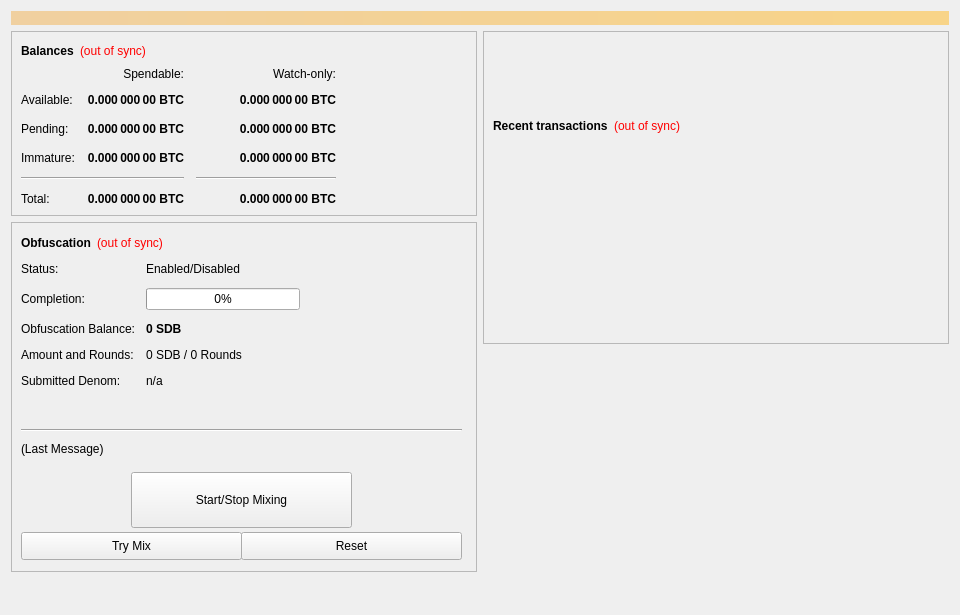
<?xml version="1.0" encoding="UTF-8"?>
<ui version="4.0">
 <class>OverviewPage</class>
 <widget class="QWidget" name="OverviewPage">
  <property name="geometry">
   <rect>
    <x>0</x>
    <y>0</y>
    <width>960</width>
    <height>615</height>
   </rect>
  </property>
  <property name="minimumSize">
   <size>
    <width>960</width>
    <height>0</height>
   </size>
  </property>
  <property name="windowTitle">
   <string>Form</string>
  </property>
  <layout class="QVBoxLayout" name="topLayout">
   <item>
    <widget class="QLabel" name="labelAlerts">
     <property name="visible">
      <bool>false</bool>
     </property>
     <property name="styleSheet">
      <string notr="true">background-color: qlineargradient(x1: 0, y1: 0, x2: 1, y2: 0, stop:0 #F0D0A0, stop:1 #F8D488); color:#000000;</string>
     </property>
     <property name="wordWrap">
      <bool>true</bool>
     </property>
     <property name="margin">
      <number>3</number>
     </property>
    </widget>
   </item>
   <item>
    <layout class="QHBoxLayout" name="horizontalLayout" stretch="1,1">
     <item>
      <layout class="QVBoxLayout" name="verticalLayout_2">
       <item>
        <widget class="QFrame" name="frame">
         <property name="frameShape">
          <enum>QFrame::StyledPanel</enum>
         </property>
         <property name="frameShadow">
          <enum>QFrame::Raised</enum>
         </property>
         <layout class="QVBoxLayout" name="verticalLayout_4">
          <item>
           <layout class="QHBoxLayout" name="horizontalLayout_4">
            <item>
             <widget class="QLabel" name="label_5">
              <property name="font">
               <font>
                <weight>75</weight>
                <bold>true</bold>
               </font>
              </property>
              <property name="text">
               <string>Balances</string>
              </property>
             </widget>
            </item>
            <item>
             <widget class="QLabel" name="labelWalletStatus">
              <property name="cursor">
               <cursorShape>WhatsThisCursor</cursorShape>
              </property>
              <property name="toolTip">
               <string>The displayed information may be out of date. Your wallet automatically synchronizes with the SeedBlockChain network after a connection is established, but this process has not completed yet.</string>
              </property>
              <property name="styleSheet">
               <string notr="true">QLabel { color: red; }</string>
              </property>
              <property name="text">
               <string notr="true">(out of sync)</string>
              </property>
              <property name="alignment">
               <set>Qt::AlignLeading|Qt::AlignLeft|Qt::AlignVCenter</set>
              </property>
             </widget>
            </item>
            <item>
             <spacer name="horizontalSpacer_3">
              <property name="orientation">
               <enum>Qt::Horizontal</enum>
              </property>
              <property name="sizeHint" stdset="0">
               <size>
                <width>40</width>
                <height>20</height>
               </size>
              </property>
             </spacer>
            </item>
           </layout>
          </item>
          <item>
           <layout class="QGridLayout" name="gridLayout">
            <property name="spacing">
             <number>12</number>
            </property>
            <item row="2" column="2">
             <widget class="QLabel" name="labelWatchPending">
              <property name="font">
               <font>
                <weight>75</weight>
                <bold>true</bold>
               </font>
              </property>
              <property name="cursor">
               <cursorShape>IBeamCursor</cursorShape>
              </property>
              <property name="toolTip">
               <string>Unconfirmed transactions to watch-only addresses</string>
              </property>
              <property name="text">
               <string notr="true">0.000 000 00 BTC</string>
              </property>
              <property name="alignment">
               <set>Qt::AlignRight|Qt::AlignTrailing|Qt::AlignVCenter</set>
              </property>
              <property name="textInteractionFlags">
               <set>Qt::LinksAccessibleByMouse|Qt::TextSelectableByKeyboard|Qt::TextSelectableByMouse</set>
              </property>
             </widget>
            </item>
            <item row="2" column="1">
             <widget class="QLabel" name="labelUnconfirmed">
              <property name="font">
               <font>
                <weight>75</weight>
                <bold>true</bold>
               </font>
              </property>
              <property name="cursor">
               <cursorShape>IBeamCursor</cursorShape>
              </property>
              <property name="toolTip">
               <string>Total of transactions that have yet to be confirmed, and do not yet count toward the spendable balance</string>
              </property>
              <property name="text">
               <string notr="true">0.000 000 00 BTC</string>
              </property>
              <property name="alignment">
               <set>Qt::AlignRight|Qt::AlignTrailing|Qt::AlignVCenter</set>
              </property>
              <property name="textInteractionFlags">
               <set>Qt::LinksAccessibleByMouse|Qt::TextSelectableByKeyboard|Qt::TextSelectableByMouse</set>
              </property>
             </widget>
            </item>
            <item row="3" column="2">
             <widget class="QLabel" name="labelWatchImmature">
              <property name="font">
               <font>
                <weight>75</weight>
                <bold>true</bold>
               </font>
              </property>
              <property name="cursor">
               <cursorShape>IBeamCursor</cursorShape>
              </property>
              <property name="toolTip">
               <string>Staked or masternode rewards in watch-only addresses that has not yet matured</string>
              </property>
              <property name="text">
               <string notr="true">0.000 000 00 BTC</string>
              </property>
              <property name="alignment">
               <set>Qt::AlignRight|Qt::AlignTrailing|Qt::AlignVCenter</set>
              </property>
              <property name="textInteractionFlags">
               <set>Qt::LinksAccessibleByMouse|Qt::TextSelectableByKeyboard|Qt::TextSelectableByMouse</set>
              </property>
             </widget>
            </item>
            <item row="4" column="0" colspan="2">
             <widget class="Line" name="lineSpendableBalance">
              <property name="orientation">
               <enum>Qt::Horizontal</enum>
              </property>
             </widget>
            </item>
            <item row="4" column="2">
             <widget class="Line" name="lineWatchBalance">
              <property name="sizePolicy">
               <sizepolicy hsizetype="Preferred" vsizetype="Fixed">
                <horstretch>0</horstretch>
                <verstretch>0</verstretch>
               </sizepolicy>
              </property>
              <property name="minimumSize">
               <size>
                <width>140</width>
                <height>0</height>
               </size>
              </property>
              <property name="orientation">
               <enum>Qt::Horizontal</enum>
              </property>
             </widget>
            </item>
            <item row="5" column="0">
             <widget class="QLabel" name="labelTotalText">
              <property name="text">
               <string>Total:</string>
              </property>
             </widget>
            </item>
            <item row="3" column="1">
             <widget class="QLabel" name="labelImmature">
              <property name="font">
               <font>
                <weight>75</weight>
                <bold>true</bold>
               </font>
              </property>
              <property name="cursor">
               <cursorShape>IBeamCursor</cursorShape>
              </property>
              <property name="toolTip">
               <string>Staked or masternode rewards that has not yet matured</string>
              </property>
              <property name="text">
               <string notr="true">0.000 000 00 BTC</string>
              </property>
              <property name="alignment">
               <set>Qt::AlignRight|Qt::AlignTrailing|Qt::AlignVCenter</set>
              </property>
              <property name="textInteractionFlags">
               <set>Qt::LinksAccessibleByMouse|Qt::TextSelectableByKeyboard|Qt::TextSelectableByMouse</set>
              </property>
             </widget>
            </item>
            <item row="2" column="3">
             <spacer name="horizontalSpacer_2">
              <property name="orientation">
               <enum>Qt::Horizontal</enum>
              </property>
              <property name="sizeHint" stdset="0">
               <size>
                <width>40</width>
                <height>20</height>
               </size>
              </property>
             </spacer>
            </item>
            <item row="3" column="0">
             <widget class="QLabel" name="labelImmatureText">
              <property name="text">
               <string>Immature:</string>
              </property>
             </widget>
            </item>
            <item row="5" column="1">
             <widget class="QLabel" name="labelTotal">
              <property name="font">
               <font>
                <weight>75</weight>
                <bold>true</bold>
               </font>
              </property>
              <property name="cursor">
               <cursorShape>IBeamCursor</cursorShape>
              </property>
              <property name="toolTip">
               <string>Your current total balance</string>
              </property>
              <property name="text">
               <string notr="true">0.000 000 00 BTC</string>
              </property>
              <property name="alignment">
               <set>Qt::AlignRight|Qt::AlignTrailing|Qt::AlignVCenter</set>
              </property>
              <property name="textInteractionFlags">
               <set>Qt::LinksAccessibleByMouse|Qt::TextSelectableByKeyboard|Qt::TextSelectableByMouse</set>
              </property>
             </widget>
            </item>
            <item row="5" column="2">
             <widget class="QLabel" name="labelWatchTotal">
              <property name="font">
               <font>
                <weight>75</weight>
                <bold>true</bold>
               </font>
              </property>
              <property name="cursor">
               <cursorShape>IBeamCursor</cursorShape>
              </property>
              <property name="toolTip">
               <string>Current total balance in watch-only addresses</string>
              </property>
              <property name="text">
               <string notr="true">0.000 000 00 BTC</string>
              </property>
              <property name="alignment">
               <set>Qt::AlignRight|Qt::AlignTrailing|Qt::AlignVCenter</set>
              </property>
              <property name="textInteractionFlags">
               <set>Qt::LinksAccessibleByMouse|Qt::TextSelectableByKeyboard|Qt::TextSelectableByMouse</set>
              </property>
             </widget>
            </item>
            <item row="0" column="2">
             <widget class="QLabel" name="labelWatchonly">
              <property name="text">
               <string>Watch-only:</string>
              </property>
              <property name="alignment">
               <set>Qt::AlignRight|Qt::AlignTrailing|Qt::AlignVCenter</set>
              </property>
             </widget>
            </item>
            <item row="1" column="0">
             <widget class="QLabel" name="labelBalanceText">
              <property name="text">
               <string>Available:</string>
              </property>
             </widget>
            </item>
            <item row="1" column="1">
             <widget class="QLabel" name="labelBalance">
              <property name="font">
               <font>
                <weight>75</weight>
                <bold>true</bold>
               </font>
              </property>
              <property name="cursor">
               <cursorShape>IBeamCursor</cursorShape>
              </property>
              <property name="toolTip">
               <string>Your current spendable balance</string>
              </property>
              <property name="text">
               <string notr="true">0.000 000 00 BTC</string>
              </property>
              <property name="alignment">
               <set>Qt::AlignRight|Qt::AlignTrailing|Qt::AlignVCenter</set>
              </property>
              <property name="textInteractionFlags">
               <set>Qt::LinksAccessibleByMouse|Qt::TextSelectableByKeyboard|Qt::TextSelectableByMouse</set>
              </property>
             </widget>
            </item>
            <item row="1" column="2">
             <widget class="QLabel" name="labelWatchAvailable">
              <property name="font">
               <font>
                <weight>75</weight>
                <bold>true</bold>
               </font>
              </property>
              <property name="cursor">
               <cursorShape>IBeamCursor</cursorShape>
              </property>
              <property name="toolTip">
               <string>Your current balance in watch-only addresses</string>
              </property>
              <property name="text">
               <string notr="true">0.000 000 00 BTC</string>
              </property>
              <property name="alignment">
               <set>Qt::AlignRight|Qt::AlignTrailing|Qt::AlignVCenter</set>
              </property>
              <property name="textInteractionFlags">
               <set>Qt::LinksAccessibleByMouse|Qt::TextSelectableByKeyboard|Qt::TextSelectableByMouse</set>
              </property>
             </widget>
            </item>
            <item row="2" column="0">
             <widget class="QLabel" name="labelPendingText">
              <property name="text">
               <string>Pending:</string>
              </property>
             </widget>
            </item>
            <item row="0" column="1">
             <widget class="QLabel" name="labelSpendable">
              <property name="text">
               <string>Spendable:</string>
              </property>
              <property name="alignment">
               <set>Qt::AlignRight|Qt::AlignTrailing|Qt::AlignVCenter</set>
              </property>
             </widget>
            </item>
           </layout>
          </item>
         </layout>
        </widget>
       </item>
       <item>
        <widget class="QFrame" name="frameObfuscation">
         <property name="minimumSize">
          <size>
           <width>0</width>
           <height>350</height>
          </size>
         </property>
         <property name="layoutDirection">
          <enum>Qt::LeftToRight</enum>
         </property>
         <property name="frameShape">
          <enum>QFrame::StyledPanel</enum>
         </property>
         <property name="frameShadow">
          <enum>QFrame::Raised</enum>
         </property>
         <widget class="QWidget" name="formLayoutWidget">
          <property name="geometry">
           <rect>
            <x>10</x>
            <y>40</y>
            <width>451</width>
            <height>161</height>
           </rect>
          </property>
          <layout class="QFormLayout" name="formLayout">
           <property name="fieldGrowthPolicy">
            <enum>QFormLayout::AllNonFixedFieldsGrow</enum>
           </property>
           <property name="horizontalSpacing">
            <number>11</number>
           </property>
           <property name="verticalSpacing">
            <number>12</number>
           </property>
           <item row="0" column="0">
            <widget class="QLabel" name="label_6">
             <property name="text">
              <string>Status:</string>
             </property>
            </widget>
           </item>
           <item row="1" column="0">
            <widget class="QLabel" name="label_7">
             <property name="text">
              <string>Completion:</string>
             </property>
            </widget>
           </item>
           <item row="1" column="1">
            <widget class="QProgressBar" name="obfuscationProgress">
             <property name="maximumSize">
              <size>
               <width>154</width>
               <height>16777215</height>
              </size>
             </property>
             <property name="value">
              <number>0</number>
             </property>
            </widget>
           </item>
           <item row="2" column="0">
            <widget class="QLabel" name="labelAnonymizedText">
             <property name="text">
              <string>Obfuscation Balance:</string>
             </property>
            </widget>
           </item>
           <item row="2" column="1">
            <widget class="QLabel" name="labelAnonymized">
             <property name="font">
              <font>
               <weight>75</weight>
               <bold>true</bold>
              </font>
             </property>
             <property name="text">
              <string notr="true">0 SDB</string>
             </property>
            </widget>
           </item>
           <item row="3" column="0">
            <widget class="QLabel" name="label_8">
             <property name="text">
              <string>Amount and Rounds:</string>
             </property>
            </widget>
           </item>
           <item row="3" column="1">
            <widget class="QLabel" name="labelAmountRounds">
             <property name="text">
              <string>0 SDB / 0 Rounds</string>
             </property>
            </widget>
           </item>
           <item row="4" column="0">
            <widget class="QLabel" name="label_9">
             <property name="text">
              <string>Submitted Denom:</string>
             </property>
            </widget>
           </item>
           <item row="4" column="1">
            <widget class="QLabel" name="labelSubmittedDenom">
             <property name="toolTip">
              <string>The denominations you submitted to the Masternode.&lt;br&gt;To mix, other users must submit the exact same denominations.</string>
             </property>
             <property name="text">
              <string>n/a</string>
             </property>
            </widget>
           </item>
           <item row="0" column="1">
            <widget class="QLabel" name="obfuscationEnabled">
             <property name="text">
              <string>Enabled/Disabled</string>
             </property>
            </widget>
           </item>
          </layout>
         </widget>
         <widget class="QPushButton" name="runAutoDenom">
          <property name="geometry">
           <rect>
            <x>251</x>
            <y>17</y>
            <width>1</width>
            <height>1</height>
           </rect>
          </property>
          <property name="palette">
           <palette>
            <active>
             <colorrole role="WindowText">
              <brush brushstyle="SolidPattern">
               <color alpha="255">
                <red>0</red>
                <green>0</green>
                <blue>0</blue>
               </color>
              </brush>
             </colorrole>
             <colorrole role="Button">
              <brush brushstyle="SolidPattern">
               <color alpha="255">
                <red>239</red>
                <green>238</green>
                <blue>238</blue>
               </color>
              </brush>
             </colorrole>
             <colorrole role="Light">
              <brush brushstyle="SolidPattern">
               <color alpha="255">
                <red>255</red>
                <green>255</green>
                <blue>255</blue>
               </color>
              </brush>
             </colorrole>
             <colorrole role="Midlight">
              <brush brushstyle="SolidPattern">
               <color alpha="255">
                <red>247</red>
                <green>246</green>
                <blue>246</blue>
               </color>
              </brush>
             </colorrole>
             <colorrole role="Dark">
              <brush brushstyle="SolidPattern">
               <color alpha="255">
                <red>119</red>
                <green>119</green>
                <blue>119</blue>
               </color>
              </brush>
             </colorrole>
             <colorrole role="Mid">
              <brush brushstyle="SolidPattern">
               <color alpha="255">
                <red>159</red>
                <green>159</green>
                <blue>159</blue>
               </color>
              </brush>
             </colorrole>
             <colorrole role="Text">
              <brush brushstyle="SolidPattern">
               <color alpha="255">
                <red>0</red>
                <green>0</green>
                <blue>0</blue>
               </color>
              </brush>
             </colorrole>
             <colorrole role="BrightText">
              <brush brushstyle="SolidPattern">
               <color alpha="255">
                <red>255</red>
                <green>255</green>
                <blue>255</blue>
               </color>
              </brush>
             </colorrole>
             <colorrole role="ButtonText">
              <brush brushstyle="SolidPattern">
               <color alpha="255">
                <red>0</red>
                <green>0</green>
                <blue>0</blue>
               </color>
              </brush>
             </colorrole>
             <colorrole role="Base">
              <brush brushstyle="SolidPattern">
               <color alpha="255">
                <red>255</red>
                <green>255</green>
                <blue>255</blue>
               </color>
              </brush>
             </colorrole>
             <colorrole role="Window">
              <brush brushstyle="SolidPattern">
               <color alpha="255">
                <red>239</red>
                <green>238</green>
                <blue>238</blue>
               </color>
              </brush>
             </colorrole>
             <colorrole role="Shadow">
              <brush brushstyle="SolidPattern">
               <color alpha="255">
                <red>0</red>
                <green>0</green>
                <blue>0</blue>
               </color>
              </brush>
             </colorrole>
             <colorrole role="AlternateBase">
              <brush brushstyle="SolidPattern">
               <color alpha="255">
                <red>247</red>
                <green>246</green>
                <blue>246</blue>
               </color>
              </brush>
             </colorrole>
             <colorrole role="ToolTipBase">
              <brush brushstyle="SolidPattern">
               <color alpha="255">
                <red>255</red>
                <green>255</green>
                <blue>220</blue>
               </color>
              </brush>
             </colorrole>
             <colorrole role="ToolTipText">
              <brush brushstyle="SolidPattern">
               <color alpha="255">
                <red>0</red>
                <green>0</green>
                <blue>0</blue>
               </color>
              </brush>
             </colorrole>
            </active>
            <inactive>
             <colorrole role="WindowText">
              <brush brushstyle="SolidPattern">
               <color alpha="255">
                <red>0</red>
                <green>0</green>
                <blue>0</blue>
               </color>
              </brush>
             </colorrole>
             <colorrole role="Button">
              <brush brushstyle="SolidPattern">
               <color alpha="255">
                <red>239</red>
                <green>238</green>
                <blue>238</blue>
               </color>
              </brush>
             </colorrole>
             <colorrole role="Light">
              <brush brushstyle="SolidPattern">
               <color alpha="255">
                <red>255</red>
                <green>255</green>
                <blue>255</blue>
               </color>
              </brush>
             </colorrole>
             <colorrole role="Midlight">
              <brush brushstyle="SolidPattern">
               <color alpha="255">
                <red>247</red>
                <green>246</green>
                <blue>246</blue>
               </color>
              </brush>
             </colorrole>
             <colorrole role="Dark">
              <brush brushstyle="SolidPattern">
               <color alpha="255">
                <red>119</red>
                <green>119</green>
                <blue>119</blue>
               </color>
              </brush>
             </colorrole>
             <colorrole role="Mid">
              <brush brushstyle="SolidPattern">
               <color alpha="255">
                <red>159</red>
                <green>159</green>
                <blue>159</blue>
               </color>
              </brush>
             </colorrole>
             <colorrole role="Text">
              <brush brushstyle="SolidPattern">
               <color alpha="255">
                <red>0</red>
                <green>0</green>
                <blue>0</blue>
               </color>
              </brush>
             </colorrole>
             <colorrole role="BrightText">
              <brush brushstyle="SolidPattern">
               <color alpha="255">
                <red>255</red>
                <green>255</green>
                <blue>255</blue>
               </color>
              </brush>
             </colorrole>
             <colorrole role="ButtonText">
              <brush brushstyle="SolidPattern">
               <color alpha="255">
                <red>0</red>
                <green>0</green>
                <blue>0</blue>
               </color>
              </brush>
             </colorrole>
             <colorrole role="Base">
              <brush brushstyle="SolidPattern">
               <color alpha="255">
                <red>255</red>
                <green>255</green>
                <blue>255</blue>
               </color>
              </brush>
             </colorrole>
             <colorrole role="Window">
              <brush brushstyle="SolidPattern">
               <color alpha="255">
                <red>239</red>
                <green>238</green>
                <blue>238</blue>
               </color>
              </brush>
             </colorrole>
             <colorrole role="Shadow">
              <brush brushstyle="SolidPattern">
               <color alpha="255">
                <red>0</red>
                <green>0</green>
                <blue>0</blue>
               </color>
              </brush>
             </colorrole>
             <colorrole role="AlternateBase">
              <brush brushstyle="SolidPattern">
               <color alpha="255">
                <red>247</red>
                <green>246</green>
                <blue>246</blue>
               </color>
              </brush>
             </colorrole>
             <colorrole role="ToolTipBase">
              <brush brushstyle="SolidPattern">
               <color alpha="255">
                <red>255</red>
                <green>255</green>
                <blue>220</blue>
               </color>
              </brush>
             </colorrole>
             <colorrole role="ToolTipText">
              <brush brushstyle="SolidPattern">
               <color alpha="255">
                <red>0</red>
                <green>0</green>
                <blue>0</blue>
               </color>
              </brush>
             </colorrole>
            </inactive>
            <disabled>
             <colorrole role="WindowText">
              <brush brushstyle="SolidPattern">
               <color alpha="255">
                <red>119</red>
                <green>119</green>
                <blue>119</blue>
               </color>
              </brush>
             </colorrole>
             <colorrole role="Button">
              <brush brushstyle="SolidPattern">
               <color alpha="255">
                <red>239</red>
                <green>238</green>
                <blue>238</blue>
               </color>
              </brush>
             </colorrole>
             <colorrole role="Light">
              <brush brushstyle="SolidPattern">
               <color alpha="255">
                <red>255</red>
                <green>255</green>
                <blue>255</blue>
               </color>
              </brush>
             </colorrole>
             <colorrole role="Midlight">
              <brush brushstyle="SolidPattern">
               <color alpha="255">
                <red>247</red>
                <green>246</green>
                <blue>246</blue>
               </color>
              </brush>
             </colorrole>
             <colorrole role="Dark">
              <brush brushstyle="SolidPattern">
               <color alpha="255">
                <red>119</red>
                <green>119</green>
                <blue>119</blue>
               </color>
              </brush>
             </colorrole>
             <colorrole role="Mid">
              <brush brushstyle="SolidPattern">
               <color alpha="255">
                <red>159</red>
                <green>159</green>
                <blue>159</blue>
               </color>
              </brush>
             </colorrole>
             <colorrole role="Text">
              <brush brushstyle="SolidPattern">
               <color alpha="255">
                <red>119</red>
                <green>119</green>
                <blue>119</blue>
               </color>
              </brush>
             </colorrole>
             <colorrole role="BrightText">
              <brush brushstyle="SolidPattern">
               <color alpha="255">
                <red>255</red>
                <green>255</green>
                <blue>255</blue>
               </color>
              </brush>
             </colorrole>
             <colorrole role="ButtonText">
              <brush brushstyle="SolidPattern">
               <color alpha="255">
                <red>119</red>
                <green>119</green>
                <blue>119</blue>
               </color>
              </brush>
             </colorrole>
             <colorrole role="Base">
              <brush brushstyle="SolidPattern">
               <color alpha="255">
                <red>239</red>
                <green>238</green>
                <blue>238</blue>
               </color>
              </brush>
             </colorrole>
             <colorrole role="Window">
              <brush brushstyle="SolidPattern">
               <color alpha="255">
                <red>239</red>
                <green>238</green>
                <blue>238</blue>
               </color>
              </brush>
             </colorrole>
             <colorrole role="Shadow">
              <brush brushstyle="SolidPattern">
               <color alpha="255">
                <red>0</red>
                <green>0</green>
                <blue>0</blue>
               </color>
              </brush>
             </colorrole>
             <colorrole role="AlternateBase">
              <brush brushstyle="SolidPattern">
               <color alpha="255">
                <red>239</red>
                <green>238</green>
                <blue>238</blue>
               </color>
              </brush>
             </colorrole>
             <colorrole role="ToolTipBase">
              <brush brushstyle="SolidPattern">
               <color alpha="255">
                <red>255</red>
                <green>255</green>
                <blue>220</blue>
               </color>
              </brush>
             </colorrole>
             <colorrole role="ToolTipText">
              <brush brushstyle="SolidPattern">
               <color alpha="255">
                <red>0</red>
                <green>0</green>
                <blue>0</blue>
               </color>
              </brush>
             </colorrole>
            </disabled>
           </palette>
          </property>
          <property name="focusPolicy">
           <enum>Qt::NoFocus</enum>
          </property>
          <property name="autoFillBackground">
           <bool>true</bool>
          </property>
          <property name="text">
           <string/>
          </property>
          <property name="flat">
           <bool>true</bool>
          </property>
         </widget>
         <widget class="QPushButton" name="toggleObfuscation">
          <property name="geometry">
           <rect>
            <x>120</x>
            <y>250</y>
            <width>221</width>
            <height>56</height>
           </rect>
          </property>
          <property name="sizePolicy">
           <sizepolicy hsizetype="MinimumExpanding" vsizetype="Fixed">
            <horstretch>0</horstretch>
            <verstretch>0</verstretch>
           </sizepolicy>
          </property>
          <property name="text">
           <string>Start/Stop Mixing</string>
          </property>
         </widget>
         <widget class="Line" name="lineLastMessage">
          <property name="geometry">
           <rect>
            <x>10</x>
            <y>200</y>
            <width>441</width>
            <height>16</height>
           </rect>
          </property>
          <property name="orientation">
           <enum>Qt::Horizontal</enum>
          </property>
         </widget>
         <widget class="QLabel" name="obfuscationStatus">
          <property name="geometry">
           <rect>
            <x>10</x>
            <y>220</y>
            <width>451</width>
            <height>61</height>
           </rect>
          </property>
          <property name="minimumSize">
           <size>
            <width>288</width>
            <height>43</height>
           </size>
          </property>
          <property name="text">
           <string>(Last Message)</string>
          </property>
          <property name="alignment">
           <set>Qt::AlignLeading|Qt::AlignLeft|Qt::AlignTop</set>
          </property>
          <property name="wordWrap">
           <bool>true</bool>
          </property>
         </widget>
         <widget class="QPushButton" name="obfuscationAuto">
          <property name="geometry">
           <rect>
            <x>10</x>
            <y>310</y>
            <width>221</width>
            <height>28</height>
           </rect>
          </property>
          <property name="sizePolicy">
           <sizepolicy hsizetype="MinimumExpanding" vsizetype="Fixed">
            <horstretch>0</horstretch>
            <verstretch>0</verstretch>
           </sizepolicy>
          </property>
          <property name="toolTip">
           <string>Try to manually submit a Obfuscation request.</string>
          </property>
          <property name="text">
           <string>Try Mix</string>
          </property>
         </widget>
         <widget class="QPushButton" name="obfuscationReset">
          <property name="geometry">
           <rect>
            <x>230</x>
            <y>310</y>
            <width>221</width>
            <height>28</height>
           </rect>
          </property>
          <property name="sizePolicy">
           <sizepolicy hsizetype="MinimumExpanding" vsizetype="Fixed">
            <horstretch>0</horstretch>
            <verstretch>0</verstretch>
           </sizepolicy>
          </property>
          <property name="toolTip">
           <string>Reset the current status of Obfuscation (can interrupt Obfuscation if it's in the process of Mixing, which can cost you money!)</string>
          </property>
          <property name="autoFillBackground">
           <bool>false</bool>
          </property>
          <property name="text">
           <string>Reset</string>
          </property>
         </widget>
         <widget class="QWidget" name="layoutWidget">
          <property name="geometry">
           <rect>
            <x>10</x>
            <y>10</y>
            <width>431</width>
            <height>22</height>
           </rect>
          </property>
          <layout class="QHBoxLayout" name="horizontalLayout_5">
           <item>
            <widget class="QLabel" name="label_2">
             <property name="font">
              <font>
               <weight>75</weight>
               <bold>true</bold>
              </font>
             </property>
             <property name="text">
              <string>Obfuscation</string>
             </property>
            </widget>
           </item>
           <item>
            <widget class="QLabel" name="labelObfuscationSyncStatus">
             <property name="toolTip">
              <string>The displayed information may be out of date. Your wallet automatically synchronizes with the SeedBlockChain network after a connection is established, but this process has not completed yet.</string>
             </property>
             <property name="styleSheet">
              <string notr="true">QLabel { color: red; }</string>
             </property>
             <property name="text">
              <string notr="true">(out of sync)</string>
             </property>
             <property name="alignment">
              <set>Qt::AlignLeading|Qt::AlignLeft|Qt::AlignVCenter</set>
             </property>
            </widget>
           </item>
           <item>
            <spacer name="horizontalSpacer_4">
             <property name="orientation">
              <enum>Qt::Horizontal</enum>
             </property>
             <property name="sizeHint" stdset="0">
              <size>
               <width>40</width>
               <height>20</height>
              </size>
             </property>
            </spacer>
           </item>
          </layout>
         </widget>
        </widget>
       </item>
       <item>
        <spacer name="verticalSpacer">
         <property name="orientation">
          <enum>Qt::Vertical</enum>
         </property>
         <property name="sizeHint" stdset="0">
          <size>
           <width>20</width>
           <height>40</height>
          </size>
         </property>
        </spacer>
       </item>
      </layout>
     </item>
     <item>
      <layout class="QVBoxLayout" name="verticalLayout_3">
       <item>
        <widget class="QFrame" name="frame_2">
         <property name="frameShape">
          <enum>QFrame::StyledPanel</enum>
         </property>
         <property name="frameShadow">
          <enum>QFrame::Raised</enum>
         </property>
         <layout class="QVBoxLayout" name="verticalLayout">
          <item>
           <spacer name="verticalSpacer_3">
            <property name="orientation">
             <enum>Qt::Vertical</enum>
            </property>
            <property name="sizeType">
             <enum>QSizePolicy::Fixed</enum>
            </property>
            <property name="sizeHint" stdset="0">
             <size>
              <width>20</width>
              <height>75</height>
             </size>
            </property>
           </spacer>
          </item>
          <item>
           <layout class="QHBoxLayout" name="horizontalLayout_2">
            <item>
             <widget class="QLabel" name="label_4">
              <property name="font">
               <font>
                <weight>75</weight>
                <bold>true</bold>
               </font>
              </property>
              <property name="text">
               <string>Recent transactions</string>
              </property>
             </widget>
            </item>
            <item>
             <widget class="QLabel" name="labelTransactionsStatus">
              <property name="cursor">
               <cursorShape>WhatsThisCursor</cursorShape>
              </property>
              <property name="toolTip">
               <string>The displayed information may be out of date. Your wallet automatically synchronizes with the SeedBlockChain network after a connection is established, but this process has not completed yet.</string>
              </property>
              <property name="styleSheet">
               <string notr="true">QLabel { color: red; }</string>
              </property>
              <property name="text">
               <string notr="true">(out of sync)</string>
              </property>
              <property name="alignment">
               <set>Qt::AlignRight|Qt::AlignTrailing|Qt::AlignVCenter</set>
              </property>
             </widget>
            </item>
            <item>
             <spacer name="horizontalSpacer">
              <property name="orientation">
               <enum>Qt::Horizontal</enum>
              </property>
              <property name="sizeHint" stdset="0">
               <size>
                <width>40</width>
                <height>20</height>
               </size>
              </property>
             </spacer>
            </item>
           </layout>
          </item>
          <item>
           <widget class="QListView" name="listTransactions">
            <property name="styleSheet">
             <string notr="true">QListView { background: transparent; }</string>
            </property>
            <property name="frameShape">
             <enum>QFrame::NoFrame</enum>
            </property>
            <property name="verticalScrollBarPolicy">
             <enum>Qt::ScrollBarAlwaysOff</enum>
            </property>
            <property name="horizontalScrollBarPolicy">
             <enum>Qt::ScrollBarAlwaysOff</enum>
            </property>
            <property name="selectionMode">
             <enum>QAbstractItemView::NoSelection</enum>
            </property>
           </widget>
          </item>
         </layout>
        </widget>
       </item>
       <item>
        <spacer name="verticalSpacer_2">
         <property name="orientation">
          <enum>Qt::Vertical</enum>
         </property>
         <property name="sizeType">
          <enum>QSizePolicy::Expanding</enum>
         </property>
         <property name="sizeHint" stdset="0">
          <size>
           <width>20</width>
           <height>40</height>
          </size>
         </property>
        </spacer>
       </item>
      </layout>
     </item>
    </layout>
   </item>
  </layout>
 </widget>
 <resources/>
 <connections/>
</ui>
